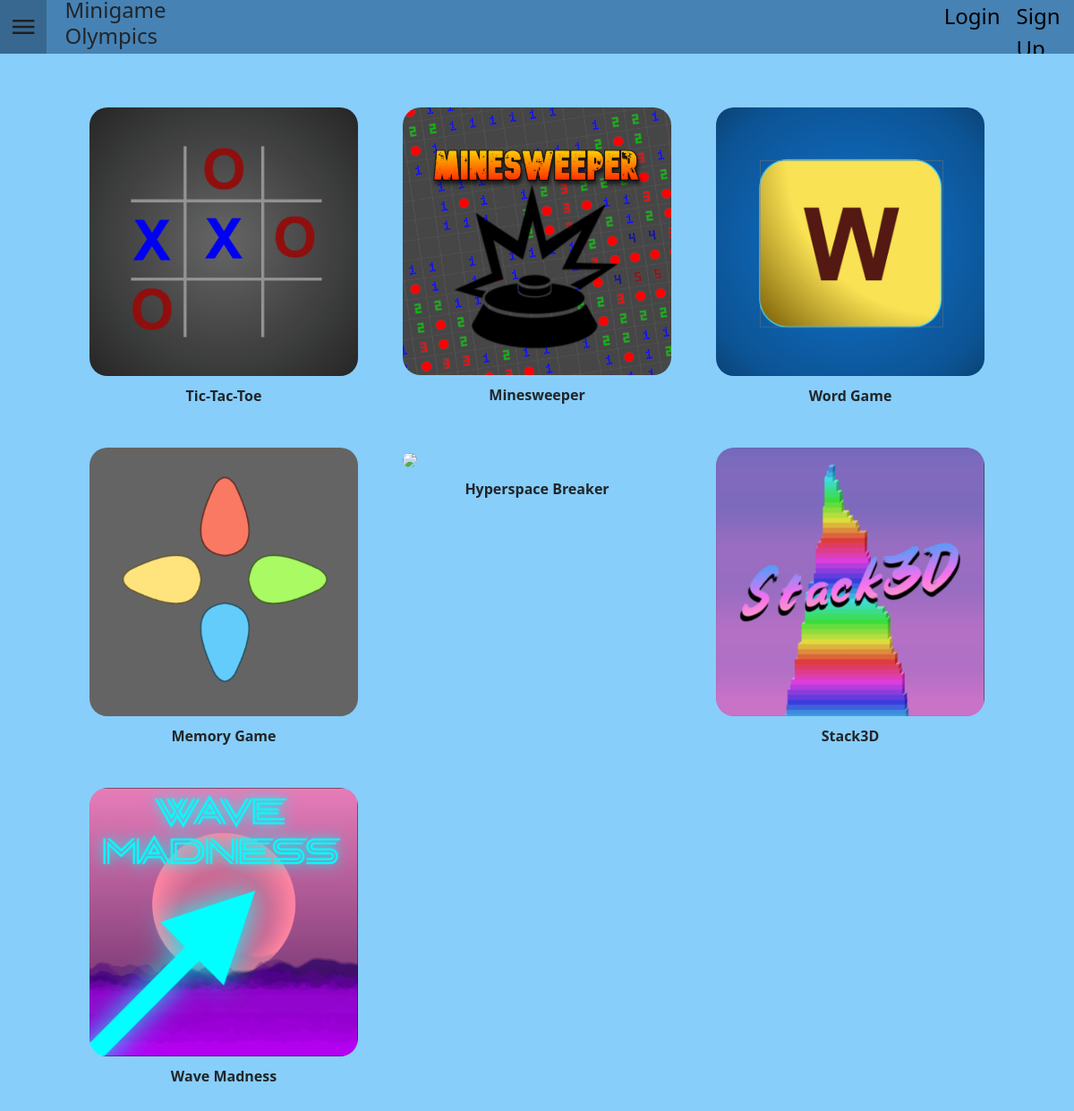
/games/menu, run on an earlier commit of the app's database.
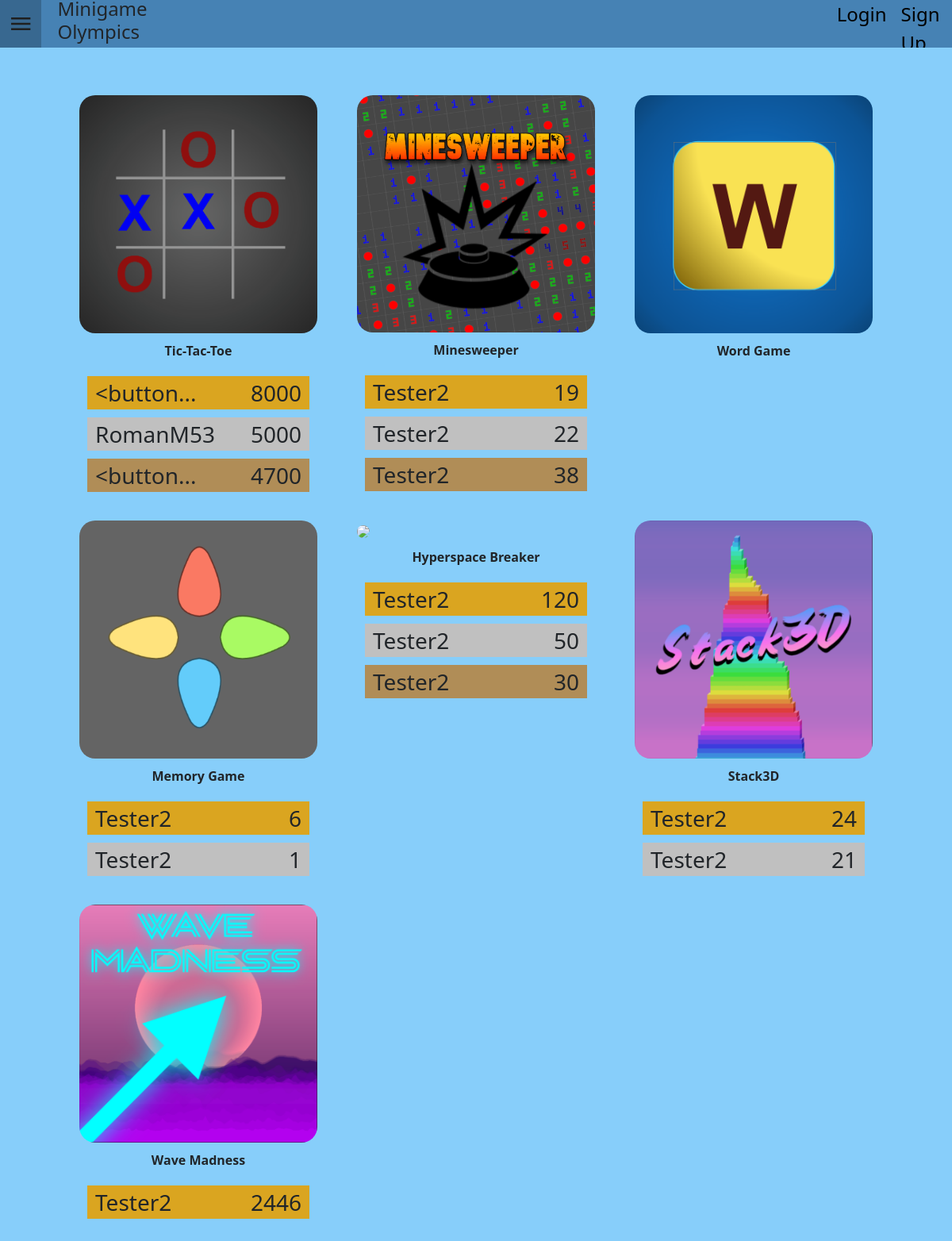
And on a later commit of the database.
### models.py (models this page shows, shortened)
class Score(Base):
    __tablename__ = "scores"
    id: Mapped[int] = mapped_column(Integer, primary_key=True, index=True)
    game: Mapped[str] = mapped_column(String(100), nullable=False)
    val: Mapped[int] = mapped_column(Integer, nullable=False)
    user_id: Mapped[int] = mapped_column(
        ForeignKey("users.id"),
        nullable=False,
        index=True,
    )
    date_posted: Mapped[datetime] = mapped_column(
        DateTime(timezone=True),
        default=lambda: datetime.now(UTC),
    )
    username: Mapped[User] = relationship(back_populates="scores")

class User(Base):
    __tablename__ = "users"
    id: Mapped[int] = mapped_column(Integer, primary_key=True, index=True)
    username: Mapped[str] = mapped_column(String(50), unique=True, nullable=False)
    email: Mapped[str] = mapped_column(String(120), unique=True, nullable=False)
    image_file: Mapped[str | None] = mapped_column(
        String(200),
        nullable=True,
        default = None,
    )
    password_hash: Mapped[str] = mapped_column(String(200), nullable=False)
    scores: Mapped[list[Score]] = relationship(back_populates="username", cascade="all, delete-orphan",)

### main.py (the view)
@app.get("/games/menu", include_in_schema=False)
async def game_homepage(request: Request, db: Annotated[AsyncSession, Depends(get_db)]):
    gameLeaderboards = list()
    script = "script.js"
    for game in games:
        if(game.get("title") == "Minesweeper"):
            result = await db.execute(select(models.Score).where(models.Score.game == game.get("title")).order_by(models.Score.val).limit(3).options(selectinload(models.Score.username)))
            score = result.scalars().all()
            gameLeaderboards.append(score)
        else:
            result = await db.execute(select(models.Score).where(models.Score.game == game.get("title")).order_by(models.Score.val.desc()).limit(3).options(selectinload(models.Score.username)))
            score = result.scalars().all()
            gameLeaderboards.append(score)
    return templates.TemplateResponse(
        request,
        "home.html",
        {"script": script, "tttList": gameLeaderboards[0], "msList": gameLeaderboards[1], "wgList": gameLeaderboards[2], "mgList": gameLeaderboards[3], "hbList": gameLeaderboards[4], "sdList": gameLeaderboards[5], "wmList": gameLeaderboards[6]},
    )

### templates/home.html (shortened to what this page needs)
{% extends "layout.html" %}
{% block content %}
    <main>
        <div class="game">
            <a href=" {{ url_for('game_page', game_id='1')}}">
                <img class="appIcon" src=" {{ url_for('media', path='icons/tictactoe.png') }} ">
            </a>
            <div class ="title">Tic-Tac-Toe</div>
            <ul class="top3">
                {% for entry in tttList %}
                <li class="entry"><span style="margin-left:10px">{{ entry.username.username | truncate(10) }}</span><span style="margin-right: 10px;">{{ entry.val }}</span></li>
                {% endfor %}
            </ul>
        </div>
        <div class="game">
            <a href=" {{ url_for('game_page', game_id='2')}} ">
                <img class="appIcon" src=" {{ url_for('media', path='icons/Minesweeper.png') }} ">
            </a>
            <div class ="title">Minesweeper</div>
            <ul class="top3">
                {% for entry in msList %}
                <li class="entry"><span style="margin-left:10px">{{ entry.username.username | truncate(16) }}</span><span style="margin-right: 10px;">{{ entry.val }}</span></li>
                {% endfor %}
            </ul>
        </div>
        <div class="game">
            <a href=" {{ url_for('game_page', game_id='3')}} ">
                <img class="appIcon" src=" {{ url_for('media', path='icons/wordgame.png') }} ">
            </a>
            <div class ="title">Word Game</div>
            <ul class="top3">
            </ul>
        </div>
        <div class="game">
            <a href=" {{ url_for('game_page', game_id='4')}} ">
                <img class="appIcon" src=" {{ url_for('media', path='icons/MemoryGame.png') }} ">
            </a>
            <div class ="title">Memory Game</div>
            <ul class="top3">
                {% for entry in mgList %}
                <li class="entry"><span style="margin-left:10px">{{ entry.username.username | truncate(16) }}</span><span style="margin-right: 10px;">{{ entry.val }}</span></li>
                {% endfor %}
            </ul>
        </div>
        <div class="game">
            <a href=" {{ url_for('game_page', game_id='5')}} ">
                <img class="appIcon" src=" {{ url_for('media', path='icons/HyperspaceBreaker.png') }} ">
            </a>
            <div class ="title">Hyperspace Breaker</div>
            <ul class="top3">
                {% for entry in hbList %}
                <li class="entry"><span style="margin-left:10px">{{ entry.username.username | truncate(16) }}</span><span style="margin-right: 10px;">{{ entry.val }}</span></li>
                {% endfor %}
            </ul>
        </div>
        <div class="game">
            <a href=" {{ url_for('game_page', game_id='6')}} ">
                <img class="appIcon" src=" {{ url_for('media', path='icons/Stack3D.png') }} ">
            </a>
            <div class ="title">Stack3D</div>
            <ul class="top3">
                {% for entry in sdList %}
                <li class="entry"><span style="margin-left:10px">{{ entry.username.username | truncate(16) }}</span><span style="margin-right: 10px;">{{ entry.val }}</span></li>
                {% endfor %}
            </ul>
        </div>
        <div class="game">
            <a href=" {{ url_for('game_page', game_id='7')}} ">
                <img class="appIcon" src=" {{ url_for('media', path='icons/WaveMadness.png') }} ">
            </a>
            <div class ="title">Wave Madness</div>
            <ul class="top3">
                {% for entry in wmList %}
                <li class="entry"><span style="margin-left:10px">{{ entry.username.username | truncate(16) }}</span><span style="margin-right: 10px;">{{ entry.val }}</span></li>
                {% endfor %}
            </ul>
        </div>
    </main>
{% endblock content %}

### templates/layout.html (shortened to what this page needs)
<!DOCTYPE HTML>
<html>
    <head>
        <link href="https://cdn.jsdelivr.net/npm/bootstrap@5.3.8/dist/css/bootstrap.min.css" rel="stylesheet">
        <link rel="stylesheet" type="text/css" href="{{ url_for('static', path='css/style.css') }}">
    </head>
    <body>
        <nav id="loggedOutTopBar">
            <svg id="menu2" xmlns="http://www.w3.org/2000/svg" viewBox="0 -960 960 960">
                <path d="M120-240v-80h720v80H120Zm0-200v-80h720v80H120Zm0-200v-80h720v80H120Z"/>
            </svg>
            <h2 class="topBarItem">Minigame Olympics</h2>
            <a href=" {{ url_for( 'login_page' )}} " class="tags"><div id ="loginButton" class="accountCRUD">Login</div></a>
            <a href=" {{ url_for( 'signup_page' )}} " class="tags"><div id="signupButton" class="accountCRUD">Sign Up</div></a>
        </nav>
        {% block content %}
        {% endblock content %}
    </body>
</html>

### static/css/style.css (style rules this page uses)
body { background-color: lightskyblue; display: flex; margin: 0; padding: 0; width: 100%; }
svg { color: black; }
#menu2 { align-self:center; padding: 10px; height: 64px; width: 64px; fill: #1f1f1f; }
#loggedOutTopBar { width: 100vw; padding: 0 0; height: 7.5vh; z-index: 5; background-color: steelblue; position: fixed; display: flex; overflow: clip; }
.topBarItem { align-self: center; font-size: 1.5em; padding: 20px; margin-right: 65% }
main { display: flex; flex-wrap: wrap; justify-content: space-between; margin-top: 120px; margin-left: 100px; margin-right: 100px; width: 100%; }
.game { display: inline-block; border: 1px solid hsl(0, 0, 50%); width: 300px; }
.game img { width: 100%; height: auto; }
.game .title { font-weight: bold; padding: 10px; text-align: center; }
.game ul { padding: 10px; text-align: center; }
.game ul li { display: flex; width: 100%; justify-content: space-between; margin-bottom: 10px; }
.game li:nth-child(1) { background-color: goldenrod; }
.game li:nth-child(2) { background-color: silver; }
.game li:nth-child(3) { background-color: rgb(176, 141, 87); }
.tags { color: black; font-size: 1.5em; margin-left: 0.75em; height: 100%; text-decoration: none; align-self: center; }
.appIcon { border-radius: 20px; }
li { list-style-type:none; font-size: 1.75em; }

What changed in the data, as far as the page shows it:
added Score: username.username "<button...", val "8000"
added Score: username.username "RomanM53", val "5000"
added Score: username.username "<button...", val "4700"
added Score: username.username "Tester2", val "19"
added Score: username.username "Tester2", val "22"
added Score: username.username "Tester2", val "38"
added Score: username.username "Tester2", val "6"
added Score: username.username "Tester2", val "1"
added Score: username.username "Tester2", val "120"
added Score: username.username "Tester2", val "50"
added Score: username.username "Tester2", val "30"
added Score: username.username "Tester2", val "24"
added Score: username.username "Tester2", val "21"
added Score: username.username "Tester2", val "2446"
